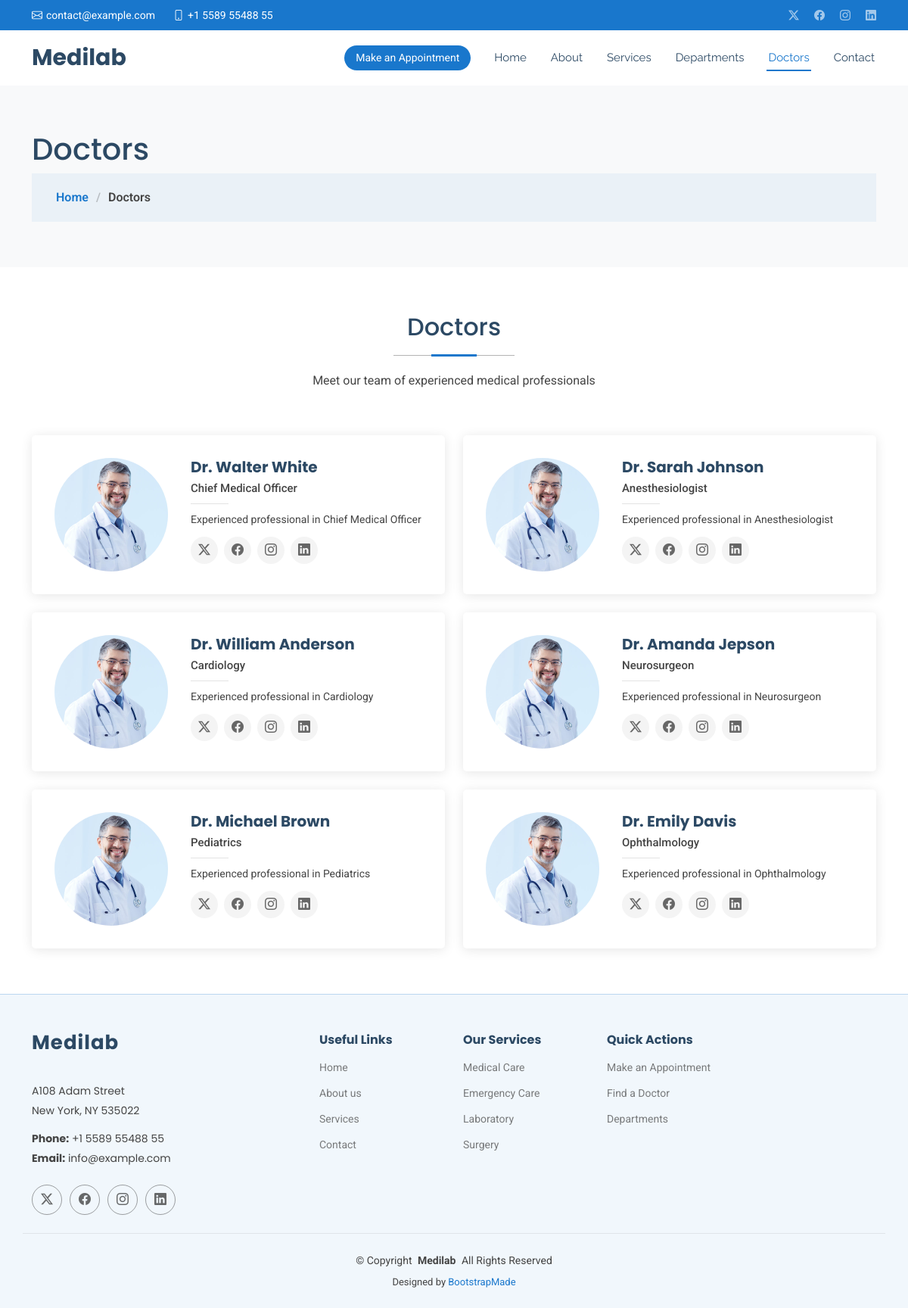
The app's page /doctors/ with its own data.
### careapp/models.py (models this page shows, shortened)
class Doctor(models.Model):
    first_name = models.CharField(max_length=30)
    last_name = models.CharField(max_length=30)
    specialty = models.CharField(max_length=100)

### careapp/views.py (the view)
# urls.py: path('doctors/', views.doctors_view, name='doctors'),
def doctors_view(request):
    doctors = Doctor.objects.all()
    context = {'doctors': doctors}
    return render(request, 'doctors.html', context)

### careapp/templates/doctors.html (shortened to what this page needs)
{% extends 'base.html' %}
{% load static %}
{% block content %}
<div class="page-title" data-aos="fade" style="background-color: #f8f9fa; padding: 60px 0;">
  <div class="container">
    <h1>Doctors</h1>
    <nav class="breadcrumbs">
      <ol>
        <li><a href="{% url 'home' %}">Home</a></li>
        <li class="current">Doctors</li>
      </ol>
    </nav>
  </div>
</div>
<section id="doctors" class="doctors section">
  <div class="container section-title" data-aos="fade-up">
    <h2>Doctors</h2>
    <p>Meet our team of experienced medical professionals</p>
  </div>
  <div class="container">
    <div class="row gy-4">
      {% for doctor in doctors %}
      <div class="col-lg-6" data-aos="fade-up" data-aos-delay="100">
        <div class="team-member d-flex align-items-start">
          <div class="pic"><img src="{% static 'assets/img/doctors/doctors-1.jpg' %}" class="img-fluid" alt=""></div>
          <div class="member-info">
            <h4>Dr. {{ doctor.first_name }} {{ doctor.last_name }}</h4>
            <span>{{ doctor.specialty }}</span>
            <p>Experienced professional in {{ doctor.specialty }}</p>
            <div class="social">
              <a href=""><i class="bi bi-twitter-x"></i></a>
              <a href=""><i class="bi bi-facebook"></i></a>
              <a href=""><i class="bi bi-instagram"></i></a>
              <a href=""> <i class="bi bi-linkedin"></i> </a>
            </div>
          </div>
        </div>
      </div>
      {% endfor %}
    </div>
  </div>
</section>
{% endblock %}

### careapp/templates/base.html (shortened to what this page needs)
<!DOCTYPE html>
<html lang="en">
<head>
{% load static %}
  <link href="{% static 'assets/vendor/bootstrap/css/bootstrap.min.css' %}" rel="stylesheet">
  <link href="{% static 'assets/vendor/bootstrap-icons/bootstrap-icons.css' %}" rel="stylesheet">
  <link href="{% static 'assets/vendor/aos/aos.css' %}" rel="stylesheet">
  <link href="{% static 'assets/vendor/fontawesome-free/css/all.min.css' %}" rel="stylesheet">
  <link href="{% static 'assets/vendor/glightbox/css/glightbox.min.css' %}" rel="stylesheet">
  <link href="{% static 'assets/vendor/swiper/swiper-bundle.min.css' %}" rel="stylesheet">
  <link href="{% static 'assets/css/main.css' %}" rel="stylesheet">
</head>
<body class="{% block body_class %}{% endblock %}">
  <header id="header" class="header sticky-top">
    <div class="topbar d-flex align-items-center">
      <div class="container d-flex justify-content-center justify-content-md-between">
        <div class="contact-info d-flex align-items-center">
          <i class="bi bi-envelope d-flex align-items-center"><a href="mailto:contact@example.com">contact@example.com</a></i>
          <i class="bi bi-phone d-flex align-items-center ms-4"><span>+1 5589 55488 55</span></i>
        </div>
        <div class="social-links d-none d-md-flex align-items-center">
          <a href="#" class="twitter"><i class="bi bi-twitter-x"></i></a>
          <a href="#" class="facebook"><i class="bi bi-facebook"></i></a>
          <a href="#" class="instagram"><i class="bi bi-instagram"></i></a>
          <a href="#" class="linkedin"><i class="bi bi-linkedin"></i></a>
        </div>
      </div>
    </div>
    <div class="branding d-flex align-items-center">
      <div class="container position-relative d-flex align-items-center justify-content-between">
        <a href="{% url 'home' %}" class="logo d-flex align-items-center me-auto">
          <h1 class="sitename">Medilab</h1>
        </a>
        <nav id="navmenu" class="navmenu">
          <ul>
            <li><a href="{% url 'home' %}" class="{% if request.resolver_match.url_name == 'home' %}active{% endif %}">Home</a></li>
            <li><a href="{% url 'about' %}" class="{% if request.resolver_match.url_name == 'about' %}active{% endif %}">About</a></li>
            <li><a href="{% url 'services' %}" class="{% if request.resolver_match.url_name == 'services' %}active{% endif %}">Services</a></li>
            <li><a href="{% url 'departments' %}" class="{% if request.resolver_match.url_name == 'departments' %}active{% endif %}">Departments</a></li>
            <li><a href="{% url 'doctors' %}" class="{% if request.resolver_match.url_name == 'doctors' %}active{% endif %}">Doctors</a></li>
            <li><a href="{% url 'contact' %}" class="{% if request.resolver_match.url_name == 'contact' %}active{% endif %}">Contact</a></li>
          </ul>
        </nav>
        <a class="cta-btn d-none d-sm-block" href="{% url 'appointment' %}">Make an Appointment</a>
      </div>
    </div>
  </header>
  <main class="main">
    {% block content %}
    {% endblock %}
  </main>
  <footer id="footer" class="footer light-background">
    <div class="container footer-top">
      <div class="row gy-4">
        <div class="col-lg-4 col-md-6 footer-about">
          <a href="{% url 'home' %}" class="logo d-flex align-items-center">
            <span class="sitename">Medilab</span>
          </a>
          <div class="footer-contact pt-3">
            <p>A108 Adam Street</p>
            <p>New York, NY 535022</p>
            <p class="mt-3"><strong>Phone:</strong> <span>+1 5589 55488 55</span></p>
            <p><strong>Email:</strong> <span>info@example.com</span></p>
          </div>
          <div class="social-links d-flex mt-4">
            <a href=""><i class="bi bi-twitter-x"></i></a>
            <a href=""><i class="bi bi-facebook"></i></a>
            <a href=""><i class="bi bi-instagram"></i></a>
            <a href=""><i class="bi bi-linkedin"></i></a>
          </div>
        </div>
        <div class="col-lg-2 col-md-3 footer-links">
          <h4>Useful Links</h4>
          <ul>
            <li><a href="{% url 'home' %}">Home</a></li>
            <li><a href="{% url 'about' %}">About us</a></li>
            <li><a href="{% url 'services' %}">Services</a></li>
            <li><a href="{% url 'contact' %}">Contact</a></li>
          </ul>
        </div>
        <div class="col-lg-2 col-md-3 footer-links">
          <h4>Our Services</h4>
          <ul>
            <li><a href="{% url 'services' %}">Medical Care</a></li>
            <li><a href="{% url 'services' %}">Emergency Care</a></li>
            <li><a href="{% url 'services' %}">Laboratory</a></li>
            <li><a href="{% url 'services' %}">Surgery</a></li>
          </ul>
        </div>
        <div class="col-lg-4 col-md-3 footer-links">
          <h4>Quick Actions</h4>
          <ul>
            <li><a href="{% url 'appointment' %}">Make an Appointment</a></li>
            <li><a href="{% url 'doctors' %}">Find a Doctor</a></li>
            <li><a href="{% url 'departments' %}">Departments</a></li>
          </ul>
        </div>
      </div>
    </div>
    <div class="container copyright text-center mt-4">
      <p>© <span>Copyright</span> <strong class="px-1 sitename">Medilab</strong> <span>All Rights Reserved</span></p>
      <div class="credits">
        Designed by <a href="https://bootstrapmade.com/">BootstrapMade</a>
      </div>
    </div>
  </footer>
</body>
</html>

### records on screen
Doctor: first_name "Walter", last_name "White", specialty "Chief Medical Officer"
Doctor: first_name "Sarah", last_name "Johnson", specialty "Anesthesiologist"
Doctor: first_name "William", last_name "Anderson", specialty "Cardiology"
Doctor: first_name "Amanda", last_name "Jepson", specialty "Neurosurgeon"
Doctor: first_name "Michael", last_name "Brown", specialty "Pediatrics"
Doctor: first_name "Emily", last_name "Davis", specialty "Ophthalmology"
